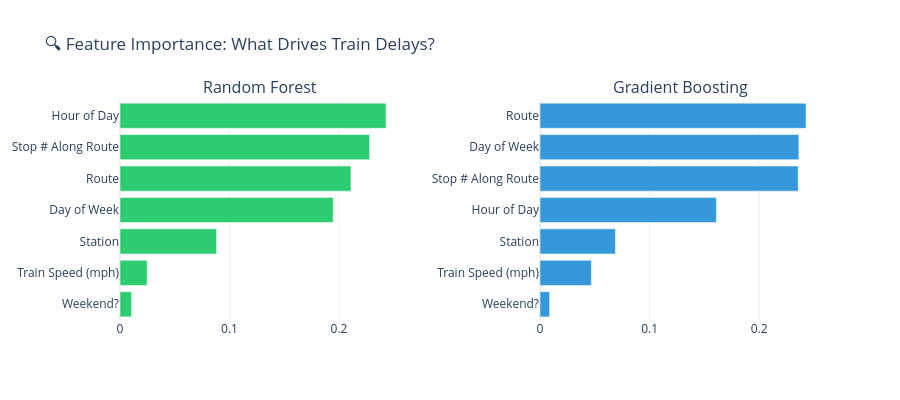

The code cell stored with this chart in its notebook:
### Markdown cell above
## 5.3 Feature Importance — What Drives Delays?

### Code cell
# feature importance from Random Forest
importance = pd.DataFrame({
    'Feature': feature_cols,
    'RF Importance': rf.feature_importances_,
    'GB Importance': gb.feature_importances_
}).sort_values('RF Importance', ascending=True)
# readable feature names for the plot
name_map = {
    'route_encoded': 'Route',
    'station_encoded': 'Station',
    'hour': 'Hour of Day',
    'day_of_week': 'Day of Week',
    'is_weekend': 'Weekend?',
    'stop_number': 'Stop # Along Route',
    'velocity': 'Train Speed (mph)'
}
importance['Feature Label'] = importance['Feature'].map(name_map)
fig = make_subplots(rows=1, cols=2, subplot_titles=(
    'Random Forest', 'Gradient Boosting'
), horizontal_spacing=0.2)
fig.add_trace(
    go.Bar(
        x=importance['RF Importance'],
        y=importance['Feature Label'],
        orientation='h',
        marker_color='#2ecc71',
        name='RF'
    ), row=1, col=1
)
importance_gb = importance.sort_values('GB Importance', ascending=True)
fig.add_trace(
    go.Bar(
        x=importance_gb['GB Importance'],
        y=importance_gb['Feature Label'],
        orientation='h',
        marker_color='#3498db',
        name='GB'
    ), row=1, col=2
)
fig.update_layout(
    title='🔍 Feature Importance: What Drives Train Delays?',
    template='plotly_white',
    height=400,
    showlegend=False,
    font=dict(size=12)
)
fig.show()
print('\nFeature Importance Table:')
importance[['Feature Label', 'RF Importance', 'GB Importance']].sort_values(
    'RF Importance', ascending=False
).round(4)

### Figure 1 — Plotly figure (JSON) as saved in the notebook; plotly's stock layout.template omitted (floating-point values rounded to 4 significant figures)
{"data": [{"marker": {"color": "#2ecc71"}, "name": "RF", "orientation": "h", "type": "bar", "x": [0.01054, 0.02476, 0.08822, 0.1947, 0.2109, 0.2279, 0.2429], "xaxis": "x", "y": ["Weekend?", "Train Speed (mph)", "Station", "Day of Week", "Route", "Stop # Along Route", "Hour of Day"], "yaxis": "y"}, {"marker": {"color": "#3498db"}, "name": "GB", "orientation": "h", "type": "bar", "x": [0.008743, 0.04686, 0.06883, 0.161, 0.2356, 0.2362, 0.2427], "xaxis": "x2", "y": ["Weekend?", "Train Speed (mph)", "Station", "Hour of Day", "Stop # Along Route", "Day of Week", "Route"], "yaxis": "y2"}], "layout": {"annotations": [{"font": {"size": 16}, "showarrow": false, "text": "Random Forest", "x": 0.2, "xanchor": "center", "xref": "paper", "y": 1, "yanchor": "bottom", "yref": "paper"}, {"font": {"size": 16}, "showarrow": false, "text": "Gradient Boosting", "x": 0.8, "xanchor": "center", "xref": "paper", "y": 1, "yanchor": "bottom", "yref": "paper"}], "font": {"size": 12}, "height": 400, "showlegend": false, "title": {"text": "🔍 Feature Importance: What Drives Train Delays?"}, "xaxis": {"anchor": "y", "domain": [0, 0.4]}, "xaxis2": {"anchor": "y2", "domain": [0.6, 1]}, "yaxis": {"anchor": "x", "domain": [0, 1]}, "yaxis2": {"anchor": "x2", "domain": [0, 1]}}}
